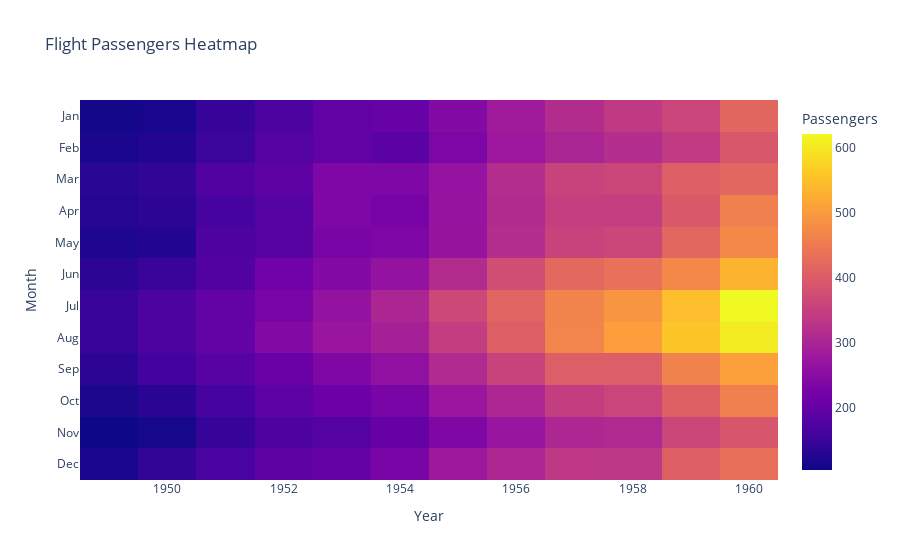

The cell this chart's notebook holds for it:
### Code cell
import plotly.express as px
import seaborn as sns
import pandas as pd

# Load and pivot the sample data
flights = sns.load_dataset("flights")
flights_pivoted = flights.pivot(index="month", columns="year", values="passengers")

# Create a heatmap with Plotly
fig = px.imshow(flights_pivoted, 
                labels=dict(x="Year", y="Month", color="Passengers"),
                x=flights_pivoted.columns,
                y=flights_pivoted.index,
                title="Flight Passengers Heatmap")
fig.show()

### Figure 1 — Plotly figure (JSON) as saved in the notebook; plotly's stock layout.template omitted (floating-point values rounded to 4 significant figures; data arrays with more than 128 entries replaced by an {"elided": "..."} marker saying what was removed)
{"data": [{"coloraxis": "coloraxis", "hovertemplate": "Year: %{x}<br>Month: %{y}<br>Passengers: %{z}<extra></extra>", "name": "0", "type": "heatmap", "x": [1949, 1950, 1951, 1952, 1953, 1954, 1955, 1956, 1957, 1958, 1959, 1960], "xaxis": "x", "y": ["Jan", "Feb", "Mar", "Apr", "May", "Jun", "Jul", "Aug", "Sep", "Oct", "Nov", "Dec"], "yaxis": "y", "z": {"elided": "12x12 int values"}}], "layout": {"coloraxis": {"colorbar": {"title": {"text": "Passengers"}}, "colorscale": [[0, "#0d0887"], [0.1111, "#46039f"], [0.2222, "#7201a8"], [0.3333, "#9c179e"], [0.4444, "#bd3786"], [0.5556, "#d8576b"], [0.6667, "#ed7953"], [0.7778, "#fb9f3a"], [0.8889, "#fdca26"], [1, "#f0f921"]]}, "title": {"text": "Flight Passengers Heatmap"}, "xaxis": {"anchor": "y", "constrain": "domain", "domain": [0, 1], "scaleanchor": "y", "title": {"text": "Year"}}, "yaxis": {"anchor": "x", "autorange": "reversed", "constrain": "domain", "domain": [0, 1], "title": {"text": "Month"}}}}
